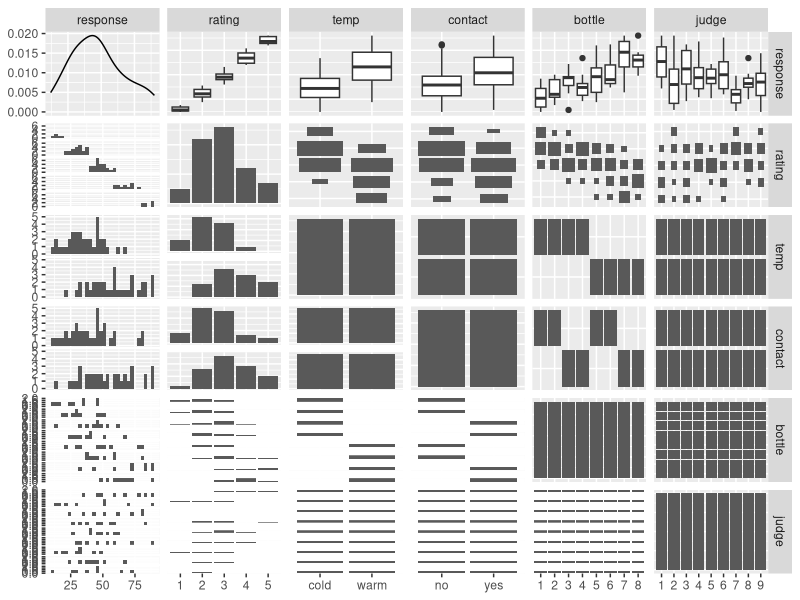

Here is the R script that generated this plot:
# example of ordinal mixed model 

library(ordinal)
library(tidyverse)
library(GGally)

# data struture
str(ordinal::wine)

# ggparis of ordinal wine d.s.
ggpairs(ordinal::wine)

# ordianl mod no rand slopes  
fm1 <- clm(rating ~ temp * contact, data = ordinal::wine)
fm1 ## print method
summary(fm1)
fm2 <- update(fm1, ~.-temp:contact)
anova(fm1, fm2)
drop1(fm1, test = "Chi")
add1(fm1, ~.+judge, test = "Chi")

# example of random slope
fmixed <- clmm2(rating ~ temp + contact, random = judge,Hess = TRUE, nAGQ = 10, data= ordinal::wine)
fmixed

summary(fmixed)